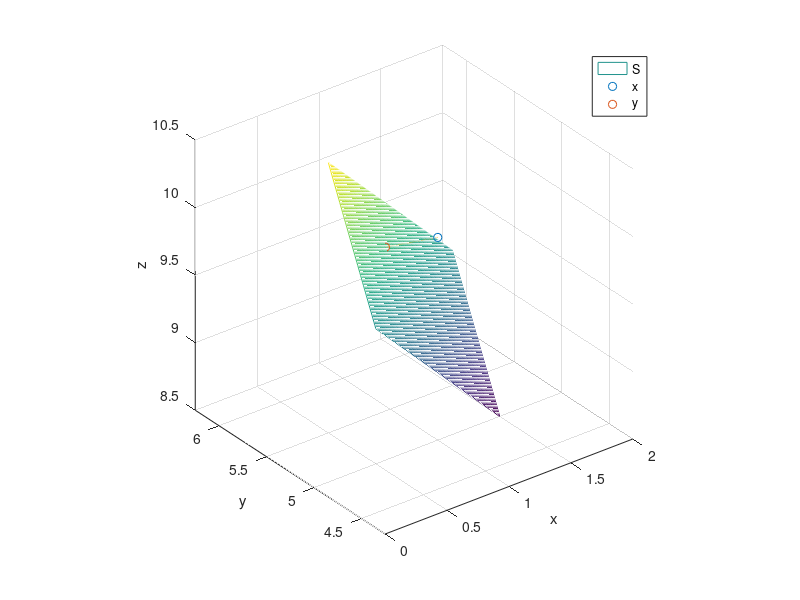

This chart was generated by the following MATLAB code:
function [] = Problem3_Plot()
%Problem3_Plot

t = 0 : 0.01 : 1;
X = 1 + t*(5/6-1);
Y = 5 + t*(16/3-5);
Z = 10 + t*(59/6-10);

a = 0.5 : 0.01 : 1.5;
b = 5 : 0.01 : 5.5;
[A,B] = meshgrid(a,b);
C = -A + 2*B;

mesh(A,B,C);
hold on
plot3(1,5,10,'o',5/6,16/3,59/6,'o',X,Y,Z);
legend('S','x','y')
xlabel('x');ylabel('y');zlabel('z');
axis equal
end